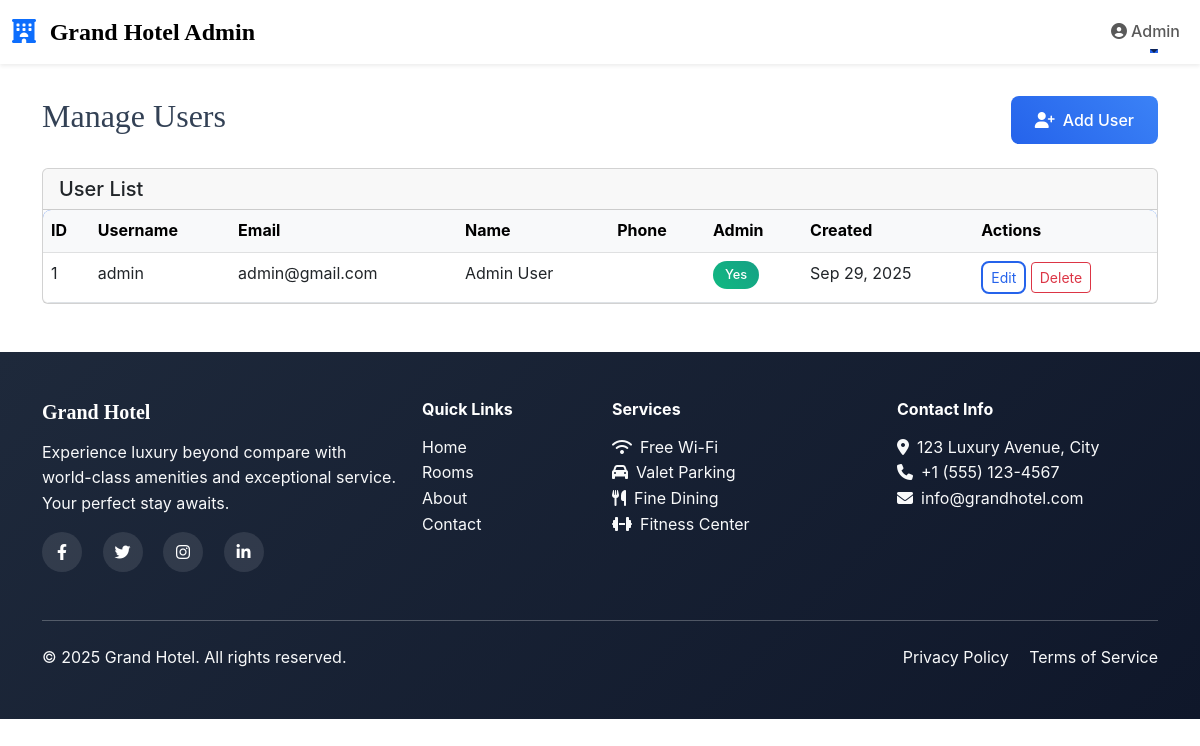
Page /admin/manage_users.php on the committed database.
### tables this page shows
CREATE TABLE users (
    id INT AUTO_INCREMENT PRIMARY KEY,
    username VARCHAR(50) UNIQUE NOT NULL,
    password VARCHAR(255) NOT NULL,
    email VARCHAR(100) UNIQUE NOT NULL,
    first_name VARCHAR(50) NOT NULL,
    last_name VARCHAR(50) NOT NULL,
    phone VARCHAR(20),
    is_admin BOOLEAN DEFAULT FALSE,
    created_at TIMESTAMP DEFAULT CURRENT_TIMESTAMP
);

### classes/User.php (called while the page is built, shortened)
<?php
class User {
    private $conn;
    private $table_name = "users";
    public function __construct($db) {
        $this->conn = $db;
    }
    public function getAllUsers() {
        $query = "SELECT id, username, email, first_name, last_name, phone, is_admin, created_at
                  FROM " . $this->table_name . " ORDER BY created_at DESC";
        $stmt = $this->conn->prepare($query);
        $stmt->execute();
        return $stmt;
    }
}
?>

### admin/manage_users.php (the view, shortened to what this page needs)
<?php
include '../classes/User.php';
include '../includes/admin_header.php';
$database = new Database();
$db = $database->getConnection();
$user = new User($db);
$users = $user->getAllUsers();
?>
<div class="container mt-4">
	<div class="d-flex justify-content-between align-items-center mb-4">
		<h2 class="font-serif">Manage Users</h2>
		<a href="manage_users.php?add=1" class="btn btn-primary"><i class="fas fa-user-plus me-2"></i>Add User</a>
	</div>
	<div class="card">
		<div class="card-header">
			<h5 class="mb-0">User List</h5>
		</div>
		<div class="card-body p-0">
			<div class="table-responsive">
				<table class="table mb-0">
					<thead class="table-light">
						<tr>
							<th>ID</th>
							<th>Username</th>
							<th>Email</th>
							<th>Name</th>
							<th>Phone</th>
							<th>Admin</th>
							<th>Created</th>
							<th>Actions</th>
						</tr>
					</thead>
					<tbody>
						<?php while ($row = $users->fetch(PDO::FETCH_ASSOC)): ?>
						<tr>
							<td><?php echo $row['id']; ?></td>
							<td><?php echo htmlspecialchars($row['username']); ?></td>
							<td><?php echo htmlspecialchars($row['email']); ?></td>
							<td><?php echo htmlspecialchars($row['first_name'] . ' ' . $row['last_name']); ?></td>
							<td><?php echo htmlspecialchars($row['phone']); ?></td>
							<td><?php echo $row['is_admin'] ? '<span class="badge bg-success">Yes</span>' : '<span class="badge bg-secondary">No</span>'; ?></td>
							<td><?php echo date('M j, Y', strtotime($row['created_at'])); ?></td>
							<td>
								<a href="manage_users.php?edit=<?php echo $row['id']; ?>" class="btn btn-sm btn-outline-primary">Edit</a>
								<?php if ($row['id'] != $_SESSION['user_id']): ?>
								<a href="manage_users.php?delete=<?php echo $row['id']; ?>" class="btn btn-sm btn-outline-danger" onclick="return confirm('Delete this user?');">Delete</a>
								<?php endif; ?>
							</td>
						</tr>
						<?php endwhile; ?>
					</tbody>
				</table>
			</div>
		</div>
	</div>
</div>
<?php include '../includes/footer.php'; ?>

### assets/css/style.css (style rules this page uses)
:root { --primary-color: #2563eb; --secondary-color: #f59e0b; --dark-color: #1e293b; --light-color: #f8fafc; --accent-color: #10b981; --border-radius: 0.5rem; }
.font-serif { font-family: 'Playfair Display', serif; }
body { font-family: 'Inter', sans-serif; line-height: 1.6; color: #334155; }
.btn-primary { background: linear-gradient(45deg, var(--primary-color), #3b82f6); border: none; border-radius: var(--border-radius); padding: 0.75rem 1.5rem; font-weight: 500; transition: all 0.3s ease; position: relative; overflow: hidden; }
.btn-primary::before { content: ''; position: absolute; top: 0; left: -100%; width: 100%; height: 100%; background: linear-gradient(90deg, transparent, rgba(255,255,255,0.2), transparent); transition: left 0.5s; }
.btn-outline-primary { border: 2px solid var(--primary-color); color: var(--primary-color); border-radius: var(--border-radius); transition: all 0.3s ease; }
.table { background: white; border-radius: var(--border-radius); overflow: hidden; box-shadow: 0 2px 8px rgba(0,0,0,0.06); }
.table thead { background: linear-gradient(45deg, var(--primary-color), #3b82f6); color: white; }
.table tbody tr { transition: all 0.2s ease; }
.badge { padding: 0.5rem 0.75rem; border-radius: 50px; font-weight: 500; font-size: 0.8rem; }
.badge.bg-success { background: linear-gradient(45deg, var(--accent-color), #16a085) !important; }

### rows in the picture
users: id "1", username "admin", email "admin@gmail.com", first_name+last_name "Admin User", is_admin "Yes", created_at "Sep 29, 2025"
